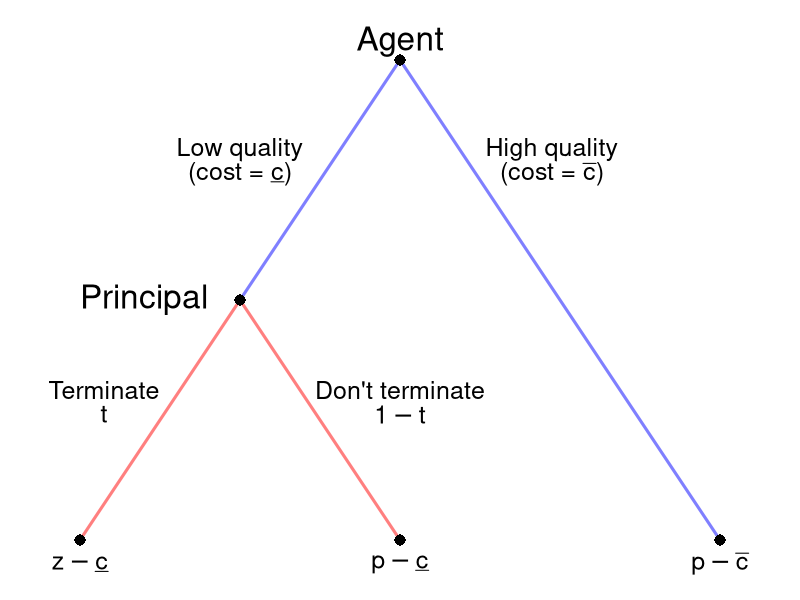

Recreate this plot in R.
require(shape)
pdf(file = "information_power/info_gametree.pdf", width = 9, height = 7)

#Set parameters for graphics
axislabelsize <- 1.5
labelsize <- 2
actionlabelsize <- 1.5
graphlinewidth <- 3
segmentlinewidth <- 2
nodesize <- 1.5
fadelevel <- 1

col_agent = c(rgb(0, 0, 1, 0.5), rgb(1, 0, 0, 0.5))

par(mar =  c(0, 0, 0, 0))

xlims <- c(0, 10)
ylims <- c(0, 10)

npts <- 501 
x <- seq(xlims[1], xlims[2], length.out = npts)
y <- seq(ylims[1], ylims[2], length.out = npts) 

plot(0, 0, xlim = xlims, ylim = ylims, type = "n",
     xlab = expression(paste("")),
     ylab = expression(paste("")), 
     xaxt = "n", 
     yaxt = "n", 
     cex.lab = axislabelsize, 
     bty = "n",
     xaxs = "i", 
     yaxs = "i")

ticksy <- seq(from = 0, to = ylims[2], by = 2)
ylabels <- seq(from = 0, to = ylims[2], by = 2)
ticksx <- seq(from = 0, to = xlims[2], by = 2)
xlabels <- seq(from = 0, to = xlims[2], by = 2)

# Agent
segments(5, 9, 3, 5, col = col_agent[1], lty = 1, lwd = 3)
segments(5, 9, 9, 1, lty = 1, col = col_agent[1], lwd = graphlinewidth)


# Principal
segments(3, 5, 1, 1, lty = 1, col = col_agent[2], lwd = graphlinewidth)
segments(3, 5, 5, 1, lty = 1, col = col_agent[2], lwd = graphlinewidth)

#Initial node
points(5, 9, pch = 16, cex = nodesize)

#P1 Nodes
points(3, 5, pch = 16, cex = nodesize)

#P2 Terminal Nodes
points(1, 1, pch = 16, cex = nodesize)
points(5, 1, pch = 16, cex = nodesize)
points(9, 1, pch = 16, cex = nodesize)

text(5, 9.3, expression(paste("Agent")), cex = labelsize)
text(3, 7.5, expression(paste("Low quality")), cex = actionlabelsize)
text(3, 7.1, expression(paste("(cost = ", underline(c), ")")), cex = actionlabelsize)
text(6.9, 7.5, expression(paste("High quality")), cex = actionlabelsize)
text(6.9, 7.1, expression(paste("(cost = ", bar(c), ")")), cex = actionlabelsize)


text(1.8, 5, expression(paste("Principal")), cex = labelsize)
text(1.3, 3.5, expression(paste("Terminate")), cex = actionlabelsize)
text(1.3, 3.1, expression(t), cex = actionlabelsize)
text(5, 3.5, expression(paste("Don't terminate")), cex = actionlabelsize)
text(5, 3.1, expression(1 - t), cex = actionlabelsize)

#Payoffs 
text(1, .6, expression(z - underline(c)), cex = actionlabelsize)
text(5, .6, expression(p - underline(c)), cex = actionlabelsize)
text(9, .6, expression(p - bar(c)), cex = actionlabelsize)



dev.off()
